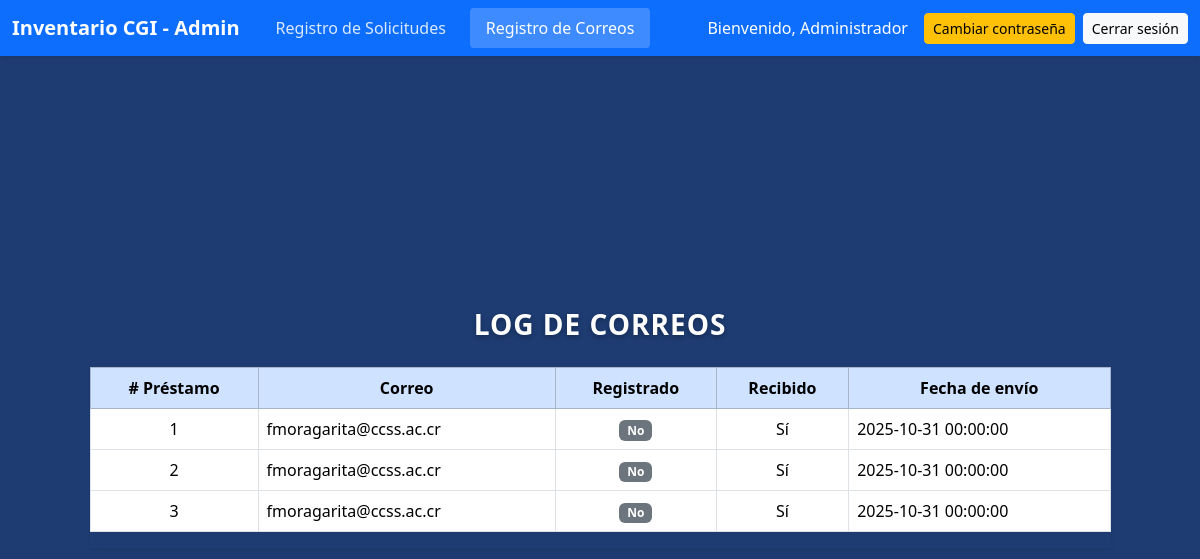
Page /public/admin/admin_dashboard.php?view=log on the earlier database version.
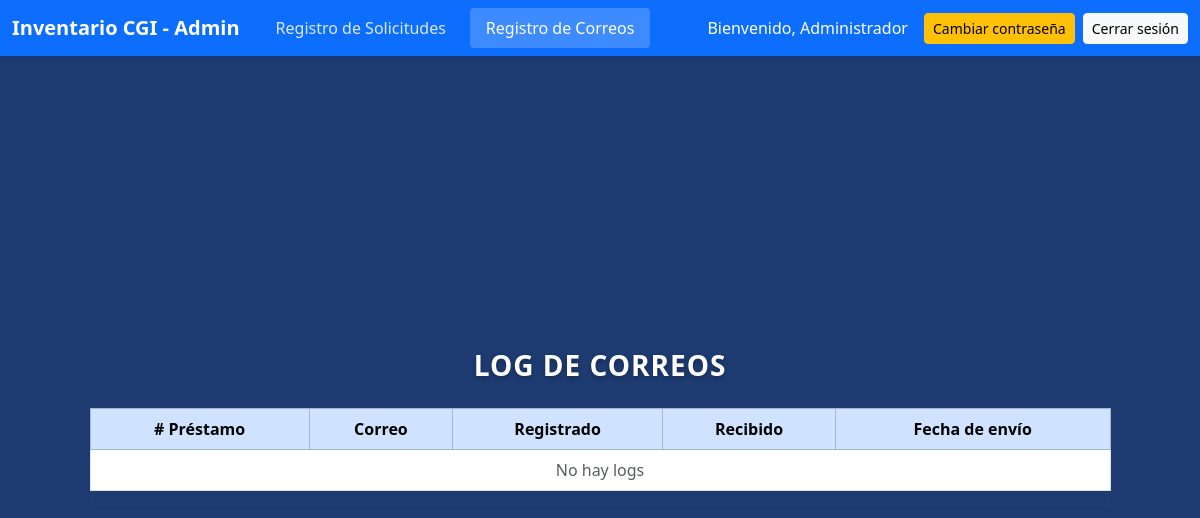
Same page on the later database version.
### tables this page shows
CREATE TABLE `registro_detalle` (
  `id_registro` int(11) NOT NULL,
  `fecha_de_salida` date NOT NULL DEFAULT current_timestamp(),
  `fecha_de_retorno` date NOT NULL DEFAULT current_timestamp(),
  `cantidad` int(11) NOT NULL,
  `id_empleados` int(11) NOT NULL,
  `id_estado` int(11) NOT NULL,
  `id_servicio` int(11) NOT NULL,
  `id_inventario` int(55) NOT NULL,
  `id_devolución` int(11) NOT NULL
);

CREATE TABLE `empleados` (
  `id_empleados` int(11) NOT NULL,
  `usuario_caja` varchar(255) DEFAULT NULL,
  `cedula` int(55) DEFAULT NULL,
  `nombre` varchar(50) NOT NULL,
  `apellido1` varchar(20) DEFAULT NULL,
  `apellido2` varchar(20) DEFAULT NULL,
  `correo_caja` varchar(70) DEFAULT NULL,
  `contrasena` char(64) DEFAULT NULL,
  `id_rol` int(11) DEFAULT NULL,
  `id_servicio` int(11) DEFAULT NULL
);

### public/admin/admin_dashboard.php (the view, shortened to what the changed rows need)
<?php
require_once __DIR__ . '/../../includes/functions.php';
require_once __DIR__ . '/../../includes/db.php';
$solicitudes = obtenerSolicitudes();
$servicios = obtenerServicios();
$selectedServicio = isset($_GET['servicio']) ? intval($_GET['servicio']) : 0;
$perPage = 10;
$currentPage = isset($_GET['page']) ? max(1, intval($_GET['page'])) : 1;
$totalItems = count($solicitudes);
$totalPages = ($totalItems === 0) ? 1 : ceil($totalItems / $perPage);
$offset = ($currentPage - 1) * $perPage;
$pageSolicitudes = array_slice($solicitudes, $offset, $perPage);
$view = isset($_GET['view']) ? $_GET['view'] : 'registro';
$pageLogs = [];
$currentLogPage = isset($_GET['log_page']) ? max(1, intval($_GET['log_page'])) : 1;
if ($view === 'log') {
    $table_check = $conn->query("SHOW TABLES LIKE 'registro_mail_log'");
    $table_exists = $table_check && $table_check->num_rows > 0;
    if ($table_exists) {
        $sql = "SELECT
            r.id_registro,
            e.correo_caja,
            r.id_estado,
            COALESCE(ml.fecha_envio, r.fecha_de_salida) as fecha_envio,
            COALESCE(IF(ml.estado_envio = 'SI', 'Sí', 'No'), 'No') as registrado
        FROM registro_detalle r
        JOIN empleados e ON r.id_empleados = e.id_empleados
        LEFT JOIN registro_mail_log ml ON r.id_registro = ml.id_registro
        GROUP BY r.id_registro
        ORDER BY r.fecha_de_salida DESC";
    }
    $res = $conn->query($sql);
    $logs = [];
    if ($res) {
        while ($row = $res->fetch_assoc()) $logs[] = $row;
    }
    $logOffset = ($currentLogPage - 1) * $perPage;
    $pageLogs = array_slice($logs, $logOffset, $perPage);
}
?>
<!doctype html>
<html lang="es">
<head>
   <link href="https://cdn.jsdelivr.net/npm/bootstrap@5.3.2/dist/css/bootstrap.min.css" rel="stylesheet">
   <link rel="stylesheet" href="estilo2.css">
</head>
<body class="dashboard-body">
<div class="dashboard-wrapper py-5">
     <div class="container">
         <div class="row justify-content-center">
             <div class="col-md-11">
                  <?php if ($view === 'registro'): ?>
                  <div class="table-responsive shadow-sm">
                     <div class="d-flex justify-content-between mb-2 align-items-center">
                         <form method="get" class="d-flex align-items-center" style="gap:8px;">
                             <label for="servicio" class="mb-0">Filtrar por servicio:</label>
                             <select name="servicio" id="servicio" class="form-select form-select-sm" style="width:auto;">
                                 <option value="0">Todos</option>
                                 <?php foreach ($servicios as $sv): ?>
                                     <option value="<?= $sv['id_servicio'] ?>" <?= ($selectedServicio == $sv['id_servicio']) ? 'selected' : '' ?>><?= htmlspecialchars($sv['nombre'] ?? 'Servicio '.$sv['id_servicio']) ?></option>
                                 <?php endforeach; ?>
                             </select>
                             <button type="submit" class="btn btn-sm btn-primary">Filtrar</button>
                         </form>
                     </div>
                      <table class="table table-bordered table-hover align-middle">
                          <thead class="table-primary text-center">
                              <tr>
                                  <th>#</th>
                                  <th>Usuario</th>
                                  <th>Servicio</th>
                                  <th>Equipo</th>
                                  <th>Cantidad</th>
                                  <th>Estado</th>
                                  <th>Fecha solicitud</th>
                                  <th>Devolución</th>
                                  <th>Acción</th>
                              </tr>
                          </thead>
                          <tbody>
                              <?php if (empty($solicitudes)): ?>
                                  <tr>
                                      <td colspan="9" class="text-center text-muted">No hay solicitudes registradas</td>
                                  </tr>
                              <?php else: ?>
                                  <?php foreach ($pageSolicitudes as $s): ?>
                                      <tr>
                                          <td class="text-center"><?= $s['id_registro'] ?></td>
                                          <td><?= htmlspecialchars($s['usuario']) ?></td>
                                          <td class="text-center">Servicio #<?= htmlspecialchars($s['id_servicio']) ?></td>
                                          <td><?= htmlspecialchars($s['equipo']) ?></td>
                                          <td class="text-center"><?= $s['cantidad'] ?></td>
                                          <td class="text-center">
                                              <span class="badge <?= strtolower($s['estado']) === 'disponible' ? 'bg-success' : 'bg-warning text-dark' ?>">
                                                  <?= htmlspecialchars($s['estado']) ?>
                                              </span>
                                          </td>
                                          <td><?= htmlspecialchars($s['fecha_solicitud']) ?></td>
                                          <td><?= htmlspecialchars($s['fecha_entrega']) ?></td>
                                          <td class="text-center">
                                              <form method="post" style="display:inline; margin-right:6px;">
                                                  <input type="hidden" name="solicitud_id" value="<?= $s['id_registro'] ?>">
                                                <?php if ($s['id_estado'] != 1): ?>
                                                      <button class="btn btn-sm btn-success" name="entregar">Marcar Entregado</button>
                                                  <?php else: ?>
                                                      <span class="text-success fw-semibold">Devuelto</span>
                                                  <?php endif; ?>
                                              </form>
                                          </td>
                                      </tr>
                                  <?php endforeach; ?>
                              <?php endif; ?>
                          </tbody>
                      </table>
                      <?php if ($totalPages > 1): ?>
                          <nav aria-label="Paginación solicitudes">
                              <ul class="pagination justify-content-center mt-3">
                                  <?php
                                      $baseParams = [];
                                      if (isset($_GET['servicio']) && $_GET['servicio'] !== '') {
                                          $baseParams['servicio'] = $_GET['servicio'];
                                      }
                                      $prev = max(1, $currentPage - 1);
                                      $baseParams['page'] = $prev;
                                      $prevUrl = 'admin_dashboard.php?' . http_build_query($baseParams);
                                  ?>
                                  <li class="page-item <?= ($currentPage <= 1) ? 'disabled' : '' ?>">
                                      <a class="page-link" href="<?= $prevUrl ?>" aria-label="Anterior">&laquo;</a>
                                  </li>
                                  <?php for ($p = 1; $p <= $totalPages; $p++):
                                      $baseParams['page'] = $p;
                                      $url = 'admin_dashboard.php?' . http_build_query($baseParams);
                                  ?>
                                      <li class="page-item <?= ($p == $currentPage) ? 'active' : '' ?>"><a class="page-link" href="<?= $url ?>"><?= $p ?></a></li>
                                  <?php endfor; ?>
                                  <?php
                                      $next = min($totalPages, $currentPage + 1);
                                      $baseParams['page'] = $next;
                                      $nextUrl = 'admin_dashboard.php?' . http_build_query($baseParams);
                                  ?>
                                  <li class="page-item <?= ($currentPage >= $totalPages) ? 'disabled' : '' ?>">
                                      <a class="page-link" href="<?= $nextUrl ?>" aria-label="Siguiente">&raquo;</a>
                                  </li>
                              </ul>
                          </nav>
                      <?php endif; ?>
                  </div>
                  <?php else: ?>
                  <div class="table-responsive shadow-sm">
                      <table class="table table-bordered table-hover align-middle">
                          <thead class="table-primary text-center">
                              <tr>
                                  <th># Préstamo</th>
                                  <th>Correo</th>
                                  <th>Registrado</th>
                                  <th>Recibido</th>
                                  <th>Fecha de envío</th>
                              </tr>
                          </thead>
                          <tbody>
                              <?php if (empty($pageLogs)): ?>
                                  <tr><td colspan="5" class="text-center text-muted">No hay logs</td></tr>
                              <?php else: ?>
                                  <?php foreach ($pageLogs as $l): ?>
                                      <tr>
                                          <td class="text-center"><?= htmlspecialchars($l['id_registro']) ?></td>
                                          <td><?= htmlspecialchars($l['correo_caja']) ?></td>
                                          <td class="text-center">
                                              <span class="badge <?= ($l['registrado'] === 'Sí') ? 'bg-success' : 'bg-secondary' ?>">
                                                  <?= htmlspecialchars($l['registrado']) ?>
                                              </span>
                                          </td>
                                          <td class="text-center"><?= ($l['id_estado'] == 1) ? 'Sí' : 'No' ?></td>
                                          <td><?= htmlspecialchars($l['fecha_envio']) ?></td>
                                      </tr>
                                  <?php endforeach; ?>
                              <?php endif; ?>
                          </tbody>
                      </table>
                  </div>
                  <?php endif; ?>
              </div>
         </div>
     </div>
</div>
</body>
</html>

Differences in the rows shown:
removed registro_detalle: id_registro "1", id_empleados.correo_caja "fmoragarita@ccss.ac.cr", registrado "No", shows "Sí", fecha_envio "2025-10-31 00:00:00"
removed registro_detalle: id_registro "2", id_empleados.correo_caja "fmoragarita@ccss.ac.cr", registrado "No", shows "Sí", fecha_envio "2025-10-31 00:00:00"
removed registro_detalle: id_registro "3", id_empleados.correo_caja "fmoragarita@ccss.ac.cr", registrado "No", shows "Sí", fecha_envio "2025-10-31 00:00:00"
Other differences:
text now shown: "No hay logs"
